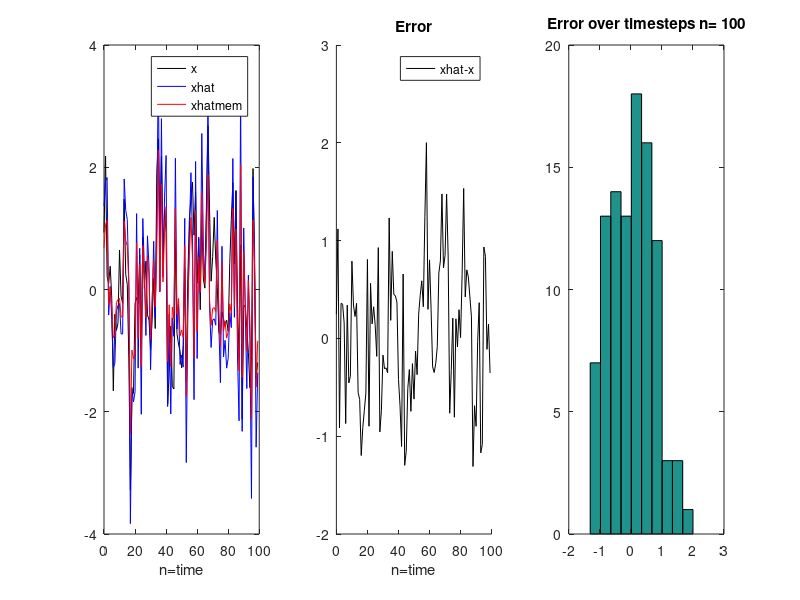

The MATLAB source for this figure: (Note: this script raises an error after producing the figure.)
%Control Attempt 1
clc
clear all

a = 1; %Test 2,0.5,10
c = 1;
varv = 1; %channel noise
varw = 1;
n = 100;

%initialize
x = normrnd(0,1,[1,1]); %x[0]
y = c*x+normrnd(0,varv);
xhat = y*c*1/(c^2+varv);

varx = 1;
vary = c^2+varv;

%time passing
for t=1:(n-1)
    x = [x a*(x(1,t)-xhat(1,t))+normrnd(0,varw)];
    y = [y c*x(1,(t+1))+normrnd(0,varv)];
    
    varx = a^2*(1-c^2*varx/vary)^2*varx + varw + (a*c*varx/vary)^2*varv;
    vary = c^2*varx + varv;
    xhat = [xhat y(1,t+1)*c*varx/vary];
end

xtilde = x-xhat;

subplot(1,3,1), plot(0:t,x,'k')
subplot(1,3,1), hold on, plot(0:t,y,'b')
subplot(1,3,1), hold on, plot(0:t,xhat,'r')
xlabel('n=time')
legend1 = legend('x','xhat','xhatmem','Location','Best');

%subplot(1,2,2), plot(0:t,abs(y/c-x),'g')
subplot(1,3,2), hold on, plot(0:t,xtilde,'k')
%subplot(1,2,2), hold on, plot(0:t, 1./sqrt(1:500),'r')
xlabel('n=time')
legend2 = legend('xhat-x');
subplot(1,3,2), title('Error')

subplot(1,3,3), hist(xtilde)
subplot(1,3,3), title(['Error over timesteps n= ' num2str(n)])

suptitle(['a= ' num2str(a) '; c= ' num2str(c) '; varv= ' num2str(varv) '; varw= ' num2str(varw)])

sum(abs(xhat-x))/n
sum(abs(x))/n

%'Error'
%a*((1-c^2*varx/vary)^2*varx + (c*varx/vary)^2*varv)

%%
%Varying A

clc
clear all

A = [0.1 0.5 1 2];
colors = {'r', 'b', 'g', 'k', 'm'};
c = 1;
varv = 1; %channel noise
varw = 1;
n = 500;

for i=1:length(A)
    %initialize
    x = normrnd(0,1,[1,1]); %x[0]
    y = c*x+normrnd(0,varv);
    xhat = y*c*1/(c^2+varv);

    varx = 1;
    vary = c^2+varv;

    %time passing
    for t=1:(n-1)
        x = [x A(i)*(x(1,t)-xhat(1,t))+normrnd(0,varw)];
        y = [y c*x(1,(t+1))+normrnd(0,varv)];

        varx = A(i)^2*(1-c^2*varx/vary)^2*varx + varw + (A(i)*c*varx/vary)^2*varv;
        vary = c^2*varx + varv;
        xhat = [xhat y(1,t+1)*c*varx/vary];
    end

    xtilde = x-xhat;

    %subplot(2,2,find(a==A)), hist(xtilde);
    %subplot(2,2,find(a==A)), title(['a = ' num2str(a)])
    %subplot(2,2,find(a==A)), xlim([-3 3])
    %set(get(gca,'child'),'FaceColor','none','EdgeColor',Edges(1,find(a==A)));
    
    xtilde_vec = linspace(min(xtilde),max(xtilde));
    data = zeros(length(xtilde_vec),1);
    for a = 1:length(xtilde_vec)
        data(a,1) = sum(xtilde < xtilde_vec(a));
    end
    data = data./length(xtilde); 
    plot(xtilde_vec,data,'Color',colors{i},'LineWidth',2.5); hold on;
end

h = legend('A=1','A=2','A=5','A=10','Location','Best');

%%
%Varying C

clc
clear all

a = 1;
colors = {'r', 'b', 'g', 'k', 'm'};
C = [1 2 5 10];
%V = [0.5 1 5 10]; %channel noise
varv = 1;
varw = 1;
n = 1000;

for c=C
    %initialize
    x = normrnd(0,1,[1,1]); %x[0]
    y = c*x+normrnd(0,varv);
    xhat = y*c*1/(c^2+varv);

    varx = 1;
    vary = c^2+varv;

    %time passing
    for t=1:(n-1)
        x = [x a*(x(1,t)-xhat(1,t))+normrnd(0,varw)];
        y = [y c*x(1,(t+1))+normrnd(0,varv)];

        varx = a^2*(1-c^2*varx/vary)^2*varx + varw + (a*c*varx/vary)^2*varv;
        vary = c^2*varx + varv;
        xhat = [xhat y(1,t+1)*c*varx/vary];
    end

    xtilde = abs(x-xhat);
    
    xtilde_vec = linspace(min(xtilde),max(xtilde));
    data = zeros(length(xtilde_vec),1);
    for i = 1:length(xtilde_vec)
        data(i,1) = sum(xtilde < xtilde_vec(i));
    end
    data = data./length(xtilde); 
    plot(xtilde_vec,data,'Color',colors{find(c==C)},'LineWidth',2.5); hold on;
end

h = legend('C = 1','C = 2','C = 5','C = 10','Location','Best');
xlabel('m = magnitude of error')
ylabel('P(abs(xtilde) < m)')
title('CDF of Error X-Xhat Control Problem')